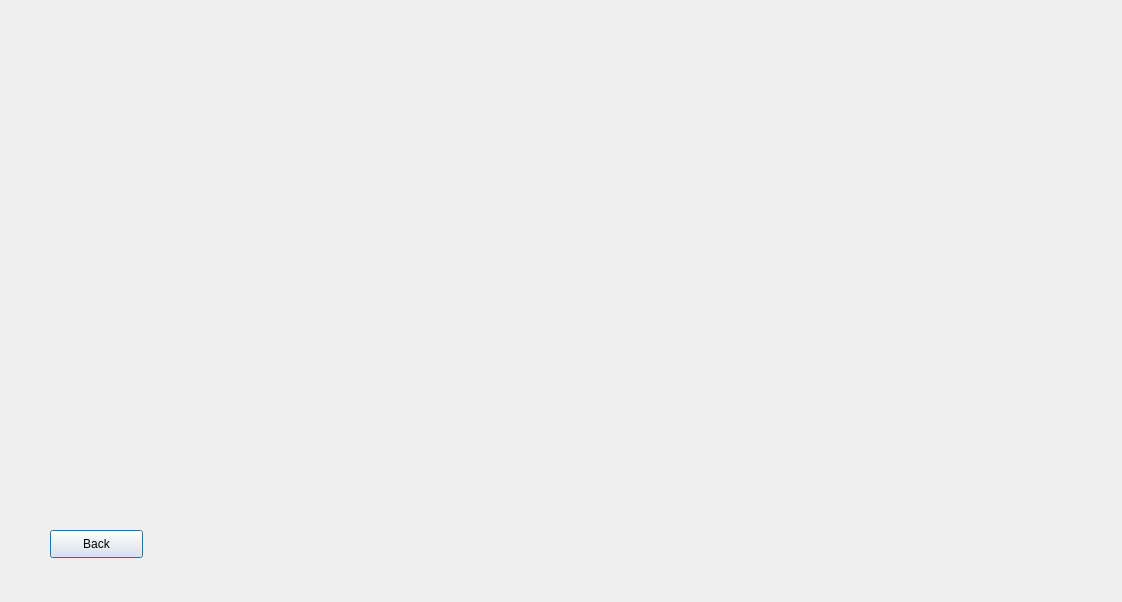
<?xml version="1.0" encoding="UTF-8"?>
<ui version="4.0">
 <class>selldetails</class>
 <widget class="QDialog" name="selldetails">
  <property name="geometry">
   <rect>
    <x>0</x>
    <y>0</y>
    <width>1122</width>
    <height>602</height>
   </rect>
  </property>
  <property name="windowTitle">
   <string/>
  </property>
  <widget class="QPushButton" name="pushButton_back">
   <property name="geometry">
    <rect>
     <x>50</x>
     <y>530</y>
     <width>93</width>
     <height>28</height>
    </rect>
   </property>
   <property name="text">
    <string>Back</string>
   </property>
  </widget>
 </widget>
 <resources/>
 <connections/>
</ui>
